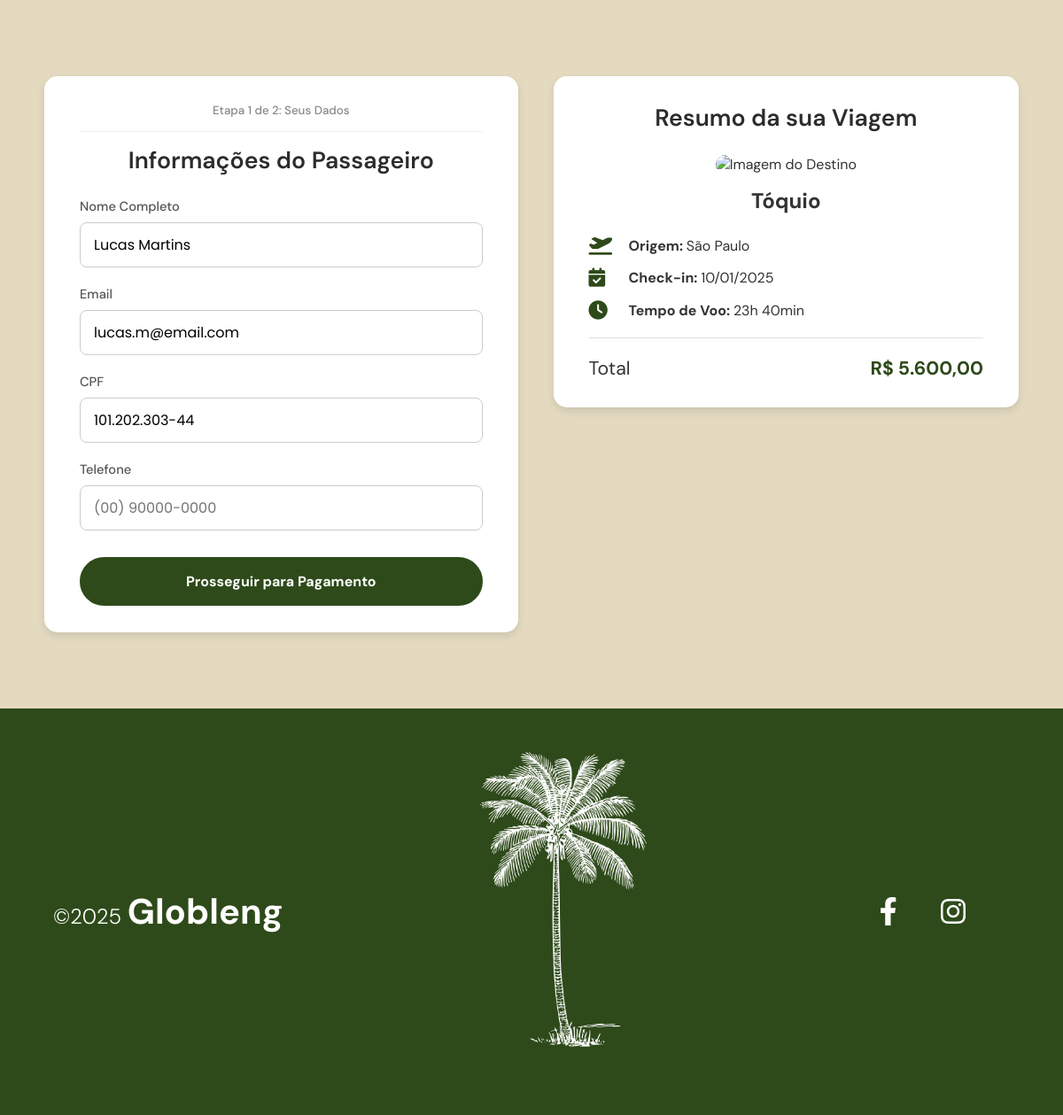
The app's page /compra.php?id=1 (signed in), older data.
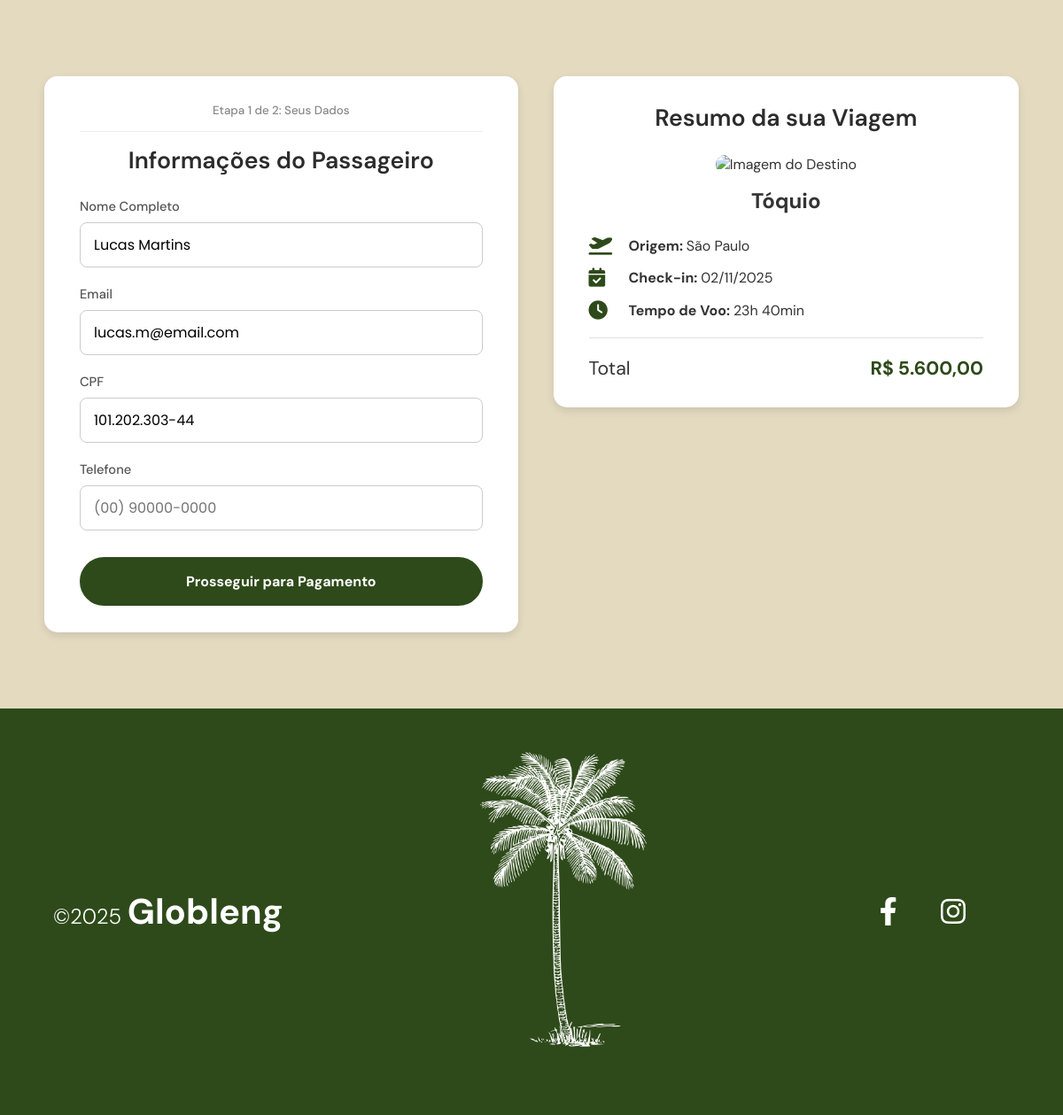
The same page, newer data.
### tables this page shows
CREATE TABLE `passagens` (
  `id` int(11) NOT NULL,
  `cidade_origem_id` int(11) NOT NULL,
  `cidade_destino_id` int(11) NOT NULL,
  `duracao_voo` time NOT NULL,
  `check_in` timestamp NOT NULL DEFAULT current_timestamp() ON UPDATE current_timestamp(),
  `check_out` timestamp NOT NULL DEFAULT '0000-00-00 00:00:00',
  `preco` decimal(10,2) NOT NULL,
  `data_criacao` timestamp NOT NULL DEFAULT current_timestamp()
);

CREATE TABLE `cidades` (
  `id` int(11) NOT NULL,
  `nome` varchar(100) NOT NULL,
  `pais` varchar(100) NOT NULL,
  `reviews` int(11) NOT NULL
);

### config/Database.php (called while the page is built, shortened)
<?php
final class Database {
    private $host = "localhost";
    private $username = "root";
    private $password = "";
    private $dbname = "globleng_db";
    public function __construct() {
        $this->connection = new mysqli($this->host, $this->username, $this->password, $this->dbname);
    }
}
?>

### models/PassagemModel.php (called while the page is built, shortened)
<?php
require_once __DIR__ . '/../config/Database.php';
final class PassagemModel
{
    private $connection;
    function __construct()
    {
        $database = new Database();
        $this->connection = $database->connection;
    }
    function getPassagemPorId($id)
    {
        $stmt = $this->connection->prepare("SELECT p.duracao_voo, p.check_in, p.check_out, p.preco, origem.nome AS cidade_origem, destino.nome AS cidade_destino FROM passagens p LEFT JOIN cidades origem ON p.cidade_origem_id = origem.id LEFT JOIN cidades destino ON p.cidade_destino_id = destino.id WHERE p.id = ?");
        $stmt->bind_param("i", $id);
        $stmt->execute();
        $result = $stmt->get_result();
        return $result->fetch_assoc();
    }
}

### models/CidadeModel.php (called while the page is built, shortened)
<?php
require_once __DIR__ . "/../config/Database.php";
final class CidadeModel
{
    function __construct()
    {
        $database = new Database();
    }
}

### views/PassagemView.php (called while the page is built, shortened)
<?php
require_once __DIR__ . '/../controllers/PassagemController.php';
final class PassagemView
{
    private PassagemController $passagemController;
    function __construct()
    {
        $this->passagemController = new PassagemController();
    }
    function getPassagemPorId($id)
    {
        return $this->passagemController->getPassagemPorId($id);
    }
}
?>

### controllers/PassagemController.php (called while the page is built, shortened)
<?php
require_once __DIR__ . '/../models/PassagemModel.php';
final class PassagemController
{
    private PassagemModel $passagemModel;
    function __construct()
    {
        $this->passagemModel = new PassagemModel();
    }
    function getPassagemPorId($id)
    {
        return $this->passagemModel->getPassagemPorId($id);
    }
}
?>

### utils/formatStrings.php (called while the page is built, shortened)
<?php
function removerAcentos($str) {
    $str = iconv('UTF-8', 'ASCII//TRANSLIT', $str);
    $str = preg_replace('/[^A-Za-z0-9\s\-]/', '', $str);
    return strtolower($str);
}
function formatDate($date) {
    $date = new DateTime($date);
    return $date->format('d/m/Y');
}
function formatTime($time) {
    $time = explode(":", $time);
    $hours = $time[0];
    $minutes = $time[1];
    return $hours . "h" . " " . $minutes . "min";
}
function formatPrice($price) {
    return number_format($price, 2, ',', '.');
}
?>

### public/compra.php (the view, shortened to what this page needs)
<?php
require_once "../views/PassagemView.php";
require_once "../utils/formatStrings.php";
$passagemView = new PassagemView();
$passagem_id = $_GET['id'];
$passagem = $passagemView->getPassagemPorId($passagem_id);
?>
<!DOCTYPE html>
<html lang="pt-br">
<head>
    <link rel="stylesheet" href="https://cdnjs.cloudflare.com/ajax/libs/font-awesome/6.4.0/css/all.min.css" />
    <link rel="stylesheet" href="https://cdn.jsdelivr.net/npm/izitoast/dist/css/iziToast.min.css">
    <link rel="stylesheet" href="../assets/css/compra.css">
    <link rel="stylesheet" href="../assets/css/footer.css">
</head>
<body>
    <main>
        <div class="payment-container">
            <div class="form-etapas">
                <div id="dados-cliente" class="card form-pagamento visivel">
                    <div class="step-indicator">Etapa 1 de 2: Seus Dados</div>
                    <h2>Informações do Passageiro</h2>
                    <form id="form-cliente">
                        <div class="form-group">
                            <label for="nome-completo">Nome Completo</label>
                            <input type="text" id="nome-completo" name="nome" placeholder="Seu nome como no documento" required>
                        </div>
                        <div class="form-group">
                            <label for="email">Email</label>
                            <input type="email" id="email" name="email" placeholder="seuemail@exemplo.com" required>
                        </div>
                        <div class="form-group">
                            <label for="cpf">CPF</label>
                            <input type="text" id="cpf" name="cpf" placeholder="000.000.000-00" required>
                        </div>
                        <div class="form-group">
                            <label for="telefone">Telefone</label>
                            <input type="tel" id="telefone" name="telefone" placeholder="(00) 90000-0000" required>
                        </div>
                        <button type="button" id="btn-prosseguir-pagamento" class="btn-pagar">Prosseguir para Pagamento</button>
                    </form>
                </div>
            </div>
            <div class="card resumo-viagem">
                <h2>Resumo da sua Viagem</h2>
                <div class="destino-header">
                    <img src="<?= htmlspecialchars("../assets/imgs/cards/card-" . removerAcentos($passagem['cidade_destino']) . ".jpg") ?>" alt="Imagem do Destino">
                    <h3><?= htmlspecialchars($passagem['cidade_destino']) ?></h3>
                </div>
                <div class="info-item">
                    <i class="fa-solid fa-plane-departure"></i>
                    <p><strong>Origem: </strong><?= htmlspecialchars($passagem['cidade_origem']) ?></p>
                </div>
                <div class="info-item">
                    <i class="fa-solid fa-calendar-check"></i>
                    <p><strong>Check-in: </strong><?= htmlspecialchars(formatDate($passagem['check_in']))?></p>
                </div>
                 <div class="info-item">
                    <i class="fa-solid fa-clock"></i>
                    <p><strong>Tempo de Voo: </strong><?= htmlspecialchars(formatTime($passagem['duracao_voo'])) ?></p>
                </div>
                <hr>
                <div class="total-price">
                    <span>Total</span>
                    <strong>R$ <?= formatPrice($passagem['preco']) ?></strong>
                </div>
            </div>
        </div>
    </main>
    <?php include_once '../includes/partials/footer.php'; ?>
</body>
</html>

### includes/partials/footer.php
<footer class="globleng-footer">
    <div class="footer-left">
        <p>©2025 <strong>Globleng</strong></p>
    </div>
    <div class="footer-center">
        <img src="../assets/imgs/logo-footer.png" alt="Palmeira" />
    </div>
    <div class="footer-right">
        <a href="#"><i class="fab fa-facebook-f"></i></a>
        <a href="#"><i class="fab fa-instagram"></i></a>
    </div>
</footer>

### assets/css/compra.css (style rules this page uses)
main { width: 100%; background-color: var(--bg); color: #333; display: flex; justify-content: center; align-items: center; min-height: 100vh; padding: 20px; }
.payment-container { display: flex; justify-content: center; align-items: flex-start; gap: 40px; width: 100%; max-width: 1100px; margin: 0 auto; flex-wrap: wrap; }
.card { background-color: var(--white); border-radius: 15px; padding: 30px 40px; box-shadow: 0 4px 10px rgba(0, 0, 0, 0.1); transition: all 0.3s ease; }
.card h2 { font-size: 20pt; font-weight: 600; margin-bottom: 25px; color: #2c2c2c; text-align: center; }
.resumo-viagem { flex: 1; min-width: 350px; }
.resumo-viagem .destino-header { text-align: center; margin-bottom: 25px; }
.resumo-viagem .destino-header img { width: 100%; height: 180px; object-fit: cover; border-radius: 10px; margin-bottom: 15px; }
.resumo-viagem .destino-header h3 { font-size: 18pt; font-weight: bold; }
.resumo-viagem .info-item { display: flex; align-items: center; margin-bottom: 15px; font-size: 12pt; }
.resumo-viagem .info-item i { font-size: 16pt; color: var(--green); width: 30px; margin-right: 15px; }
.resumo-viagem hr { border: 0; height: 1px; background-color: #e0e0e0; margin: 20px 0; }
.resumo-viagem .total-price { display: flex; justify-content: space-between; align-items: center; font-size: 16pt; }
.resumo-viagem .total-price strong { font-weight: bold; color: var(--green); }
.form-pagamento { flex: 1.2; min-width: 350px; }
.form-group { margin-bottom: 20px; }
.form-group label { display: block; margin-bottom: 8px; font-weight: 500; font-size: 11pt; color: #555; }
.form-group input { width: 100%; padding: 12px 15px; border: 1px solid #ccc; border-radius: 8px; font-size: 12pt; font-family: "Poppins", sans-serif; transition: border-color 0.3s ease; }
.btn-pagar { background-color: var(--green); border: 2px solid var(--green); color: white; padding: 15px; width: 100%; border-radius: 30px; font-size: 16px; font-weight: bold; cursor: pointer; transition: background-color 0.3s ease, color 0.3s ease, transform 0.2s ease; margin-top: 10px; }
.visivel { display: block; }
.form-etapas { flex: 1.2; min-width: 350px; }
.step-indicator { text-align: center; font-size: 10pt; font-weight: 500; color: #888; margin-bottom: 15px; border-bottom: 1px solid #eee; padding-bottom: 15px; }

### assets/css/footer.css (style rules this page uses)
.globleng-footer { background-color: var(--green); color: white; display: flex; justify-content: space-between; align-items: center; padding: 30px 60px; font-size: 26pt; }
.footer-left p { font-size: 18pt; font-weight: 300; }
.footer-left strong { font-size: 30pt; font-weight: bold; }
.footer-center img { margin: 10% 0px 10% 0px ; height: 350px; }
.footer-right { margin-right: 50px; }
.footer-right a { color: white; font-size: 24pt; margin-left: 40px; transition: color 0.3s; }

### assets/css/variables.css (style rules this page uses)
* { margin: 0; padding: 0; box-sizing: border-box; font-family: "DM Sans", sans-serif; }
:root { --bg: #e3dac0; --brown: #442202; --white: #ffffff; --green: #2e4a1a; --dark-green: #243a15; }

Row changes from the older to the newer data that the page shows:
changed passagens "23h 40min": check_in "10/01/2025" → "02/11/2025"
